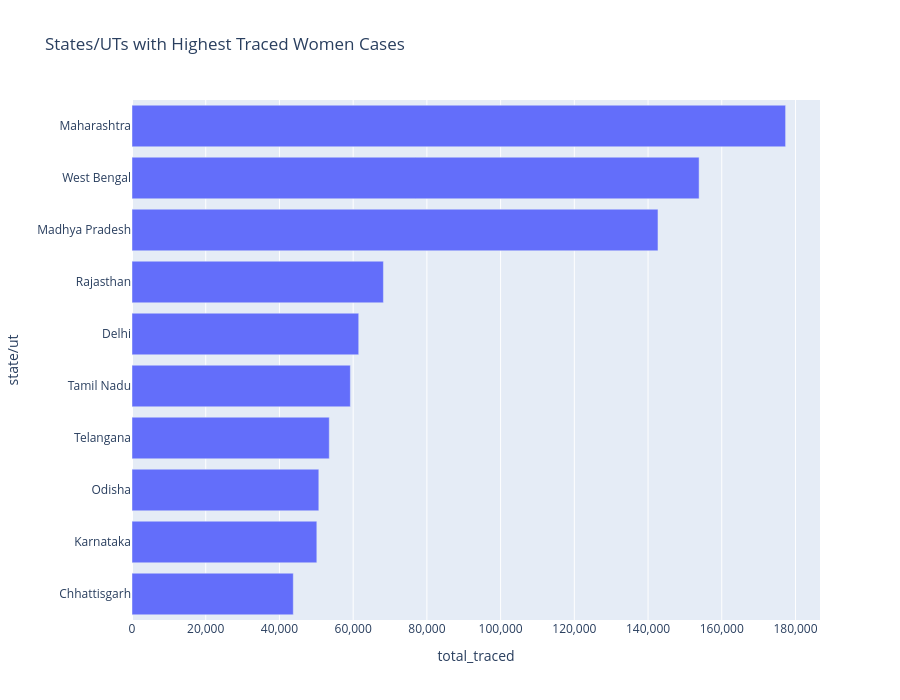

Notebook code cell kept with this figure:
### Markdown cell above
### Tracing Performance by State

- Which states/UTs have the highest number of traced women cases?

- Which states have the largest gap between missing and traced cases?

### Code cell
top_states=df.sort_values(by='total_missing',ascending=False).head(10)

fig=px.bar(
           top_states,
           x='total_traced',
           y='state/ut',
           orientation='h',
           title="States/UTs with Highest Traced Women Cases",
           height=700,
           )
fig.update_layout(
    yaxis={'categoryorder':'total ascending'},
    xaxis_tickformat=",")

fig.show()

### Figure 1 — Plotly figure (JSON) as saved in the notebook; plotly's stock layout.template omitted (floating-point values rounded to 4 significant figures)
{"data": [{"hovertemplate": "total_traced=%{x}<br>state/ut=%{y}<extra></extra>", "legendgroup": "", "marker": {"color": "#636efa", "pattern": {"shape": ""}}, "name": "", "orientation": "h", "showlegend": false, "textposition": "auto", "type": "bar", "x": [177316, 142693, 153851, 68209, 61511, 59238, 53521, 50683, 43756, 50142], "xaxis": "x", "y": ["Maharashtra", "Madhya Pradesh", "West Bengal", "Rajasthan", "Delhi", "Tamil Nadu", "Telangana", "Odisha", "Chhattisgarh", "Karnataka"], "yaxis": "y"}], "layout": {"barmode": "relative", "height": 700, "legend": {"tracegroupgap": 0}, "title": {"text": "States/UTs with Highest Traced Women Cases"}, "xaxis": {"anchor": "y", "domain": [0, 1], "tickformat": ",", "title": {"text": "total_traced"}}, "yaxis": {"anchor": "x", "categoryorder": "total ascending", "domain": [0, 1], "title": {"text": "state/ut"}}}}
